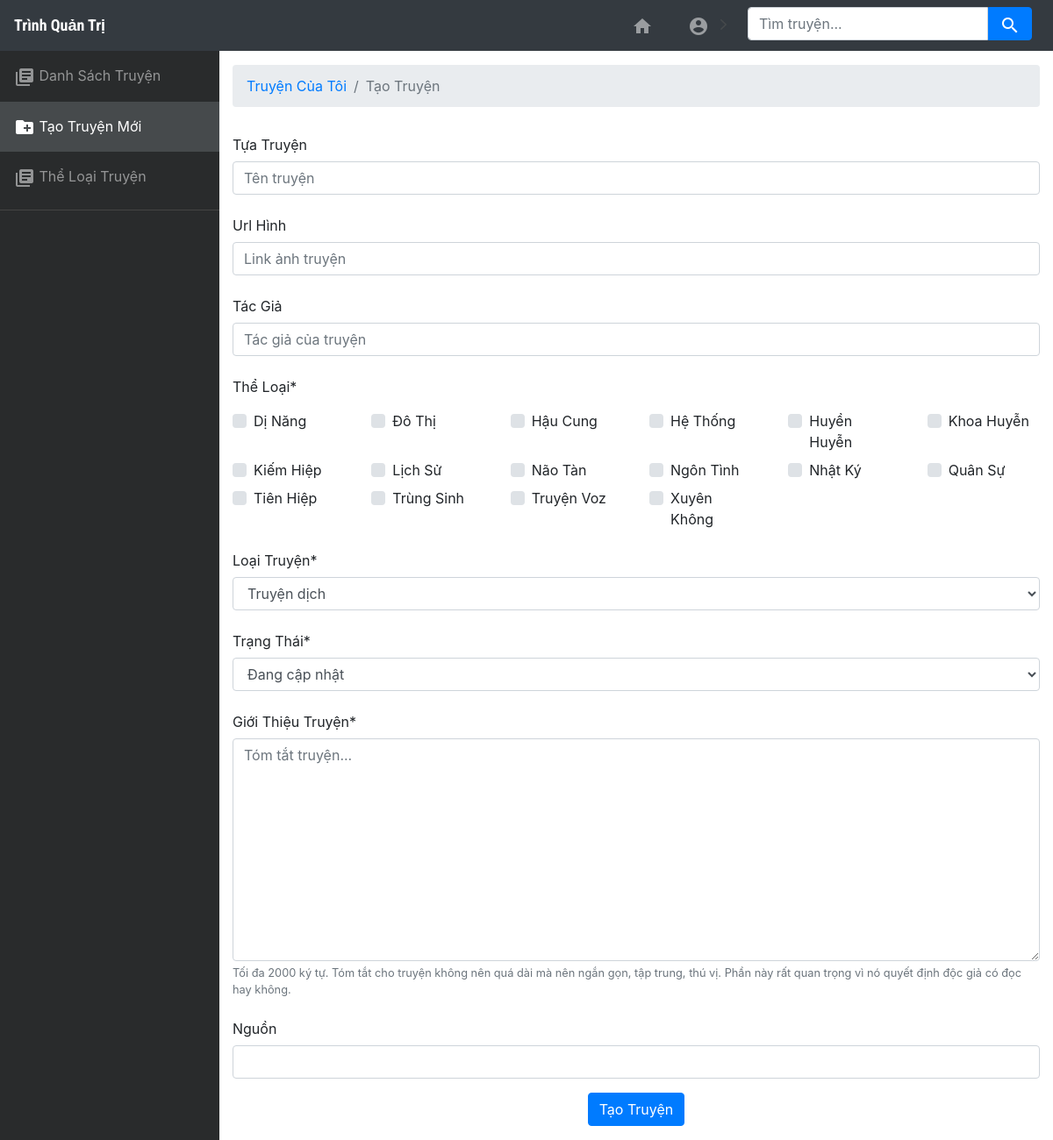
Screenshot of /admin/index.php?q=taotruyen (signed in) with the database file from the repository.
### tables this page shows
CREATE TABLE `the_loai_admin` (
  `idTL` int(11) NOT NULL,
  `ten` varchar(50) NOT NULL
);

### lib/dbCon.php (called while the page is built, shortened)
<?php
	class dbCon{
		protected $db_host = "fdb30.awardspace.net";
		protected $db_name = "3577757_tangkinhcac";
		protected $db_user = "3577757_tangkinhcac";
		protected $db_pass = "%VSs,Qk?75boZrI4";
		function __construct(){
			$this->con = mysqli_connect($this->db_host, $this->db_user, $this->db_pass, $this->db_name);
		}
	}
?>

### lib/functions.php (called while the page is built, shortened)
<?php require_once "dbCon.php";
	class data extends dbCon{
		public function GetTheLoaiTruyen_Admin(){
			$truyvan = "SELECT * FROM the_loai_admin";
			return $this->con->query($truyvan);
		}
	}
?>

### admin/pages/taotruyen.php (the view, shortened to what this page needs)
<ol class="breadcrumb">
	<li class="breadcrumb-item"><a href="./">Truyện Của Tôi</a></li>
	<li class="breadcrumb-item active">Tạo Truyện</li>
</ol>
<form method="post" action="xuly/them-truyen.php?user=<?php echo $_SESSION['t_user']; ?>" enctype="multipart/form-data" class="mt-4" id="id_form">
	<div id="div_id_title" class="form-group">
		<label for="id_title" class="col-form-label  requiredField">Tựa Truyện</label>
		<div>
			<input type="text" name="title_truyen" value="" class="weui_input weui_input weui-input form-control" autofocus placeholder="Tên truyện" maxlength="50" required id="id_title" />
		</div>
	</div>
	<div id="div_id_title" class="form-group">
		<label for="id_title" class="col-form-label  requiredField">Url Hình</label>
		<div>
			<input type="text" name="urlHinh" value="" class="weui_input weui_input weui-input form-control" autofocus="" placeholder="Link ảnh truyện" maxlength="2000" required id="id_title" />
		</div>
	</div>
	<div id="div_id_title" class="form-group">
		<label for="id_title" class="col-form-label  requiredField">Tác Giả</label>
		<div>
			<input type="text" name="tac_gia" value="" class="weui_input weui_input weui-input form-control" autofocus="" placeholder="Tác giả của truyện" maxlength="40" required id="id_title" />
		</div>
	</div>
	<div id="div_id_status" class="form-group">
		<label for="id_status" class="col-form-label  requiredField">Thể Loại<span class="asteriskField">*</span> </label>
		<div class="row">
			<?php
				$res_the_loai = $myApp->GetTheLoaiTruyen_Admin();
				$ck = 1;
				while ($post_tl = $res_the_loai->fetch_array(MYSQLI_ASSOC)) {
			?>
			<div class="col-2">
				<div class="custom-control custom-checkbox mr-sm-2 mt-2">
			        <label class="custom-control-label" for="<?php echo $post_tl['ten']; ?>"><?php echo $post_tl['ten']; ?></label>
		      	</div>
			</div>
			<?php $ck++;} ?>
		</div>
	</div>
	<div id="div_id_status" class="form-group">
		<label for="id_status" class="col-form-label  requiredField">Loại Truyện<span class="asteriskField">*</span> </label>
		<div>
			<select name="loai_truyen" class="weui_input weui_select weui-select form-control" id="id_status">
				<option value="Truyện dịch" selected>Truyện dịch</option>
			</select>
		</div>
	</div>
	<div id="div_id_status" class="form-group">
		<label for="id_status" class="col-form-label  requiredField">Trạng Thái<span class="asteriskField">*</span> </label>
		<div>
			<select name="status" class="weui_input weui_select weui-select form-control" id="id_status">
				<option value="Đang cập nhật" selected>Đang cập nhật</option>
			</select>
		</div>
	</div>
	<div id="div_id_summary" class="form-group">
		<label for="id_status" class="col-form-label  requiredField">Giới Thiệu Truyện<span class="asteriskField">*</span> </label>
		<div class="">
			<div class="django-ckeditor-widget" data-field-id="id_summary">
				<textarea class="ckeditorwidget form-control" cols="40" id="id_summary" maxlength="2000" name="summary" placeholder="Tóm tắt truyện..." rows="10" data-processed="0"></textarea>
			</div>
			<small id="hint_id_summary" class="form-text text-muted">Tối đa 2000 ký tự. Tóm tắt cho truyện không nên quá dài mà nên ngắn gọn, tập trung, thú vị. Phần này rất quan trọng vì nó quyết định độc giả có đọc hay không.
			</small>
		</div>
	</div>
	<div id="div_id_source" class="form-group">
		<label for="id_source" class="col-form-label ">Nguồn</label>
		<div class="">
			<input type="text" name="source" value="" class="weui_input weui_input weui-input form-control" maxlength="100" id="id_source" />
		</div>
	</div>
	<div class="text-center">
		<input class="btn btn-primary" type="submit" name="tao_truyen" value="Tạo Truyện">
	</div>
</form>

### admin/css/main.css (style rules this page uses)
body { background: #292b2c; }

### rows the page displays
the_loai_admin: ten "Dị Năng"
the_loai_admin: ten "Đô Thị"
the_loai_admin: ten "Hậu Cung"
the_loai_admin: ten "Hệ Thống"
the_loai_admin: ten "Huyền Huyễn"
the_loai_admin: ten "Khoa Huyễn"
the_loai_admin: ten "Kiếm Hiệp"
the_loai_admin: ten "Lịch Sử"
the_loai_admin: ten "Não Tàn"
the_loai_admin: ten "Ngôn Tình"
the_loai_admin: ten "Nhật Ký"
the_loai_admin: ten "Quân Sự"
the_loai_admin: ten "Tiên Hiệp"
the_loai_admin: ten "Trùng Sinh"
the_loai_admin: ten "Truyện Voz"
the_loai_admin: ten "Xuyên Không"
